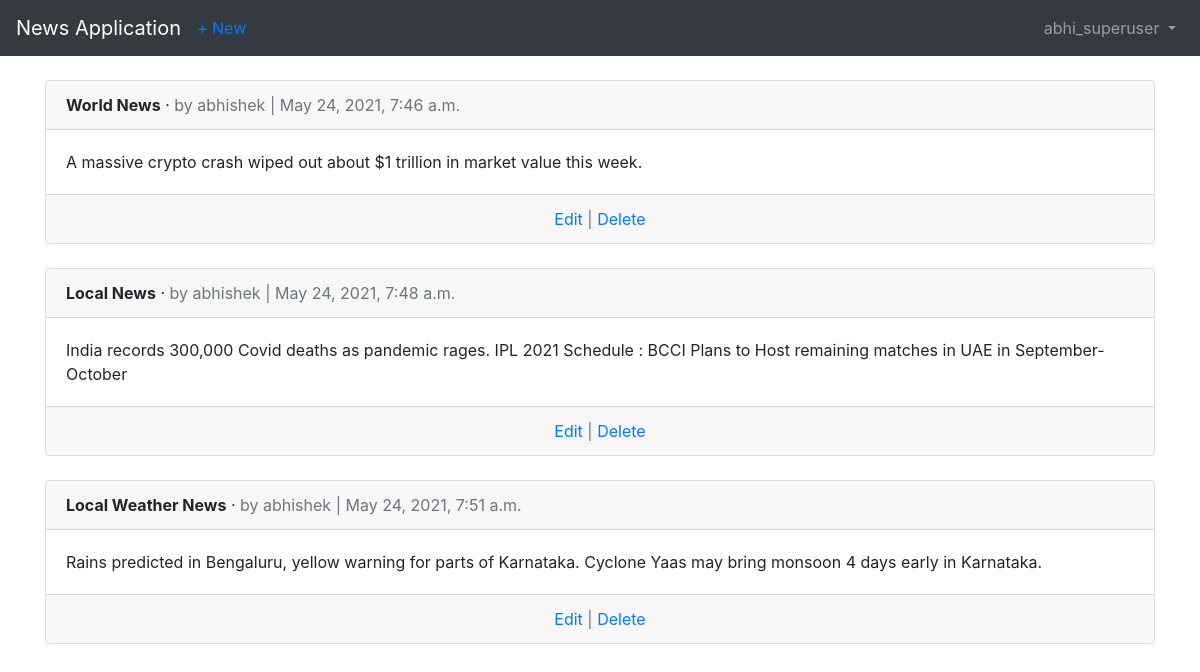
The page /articles/ (signed in) on the database its author committed.
### users/models.py (models this page shows)
class CustomUser(AbstractUser):
	age = models.PositiveIntegerField(null=True, blank=True)

### articles/models.py (models this page shows, shortened)
class Article(models.Model):
	title = models.CharField(max_length=255)
	body = models.TextField()
	date = models.DateTimeField(auto_now_add=True)
	author = models.ForeignKey(get_user_model(), on_delete = models.CASCADE,)

### articles/views.py (the view)
# urls.py: path('', ArticleListView.as_view(), name='article_list'),
class ArticleListView(LoginRequiredMixin, ListView):
    model = Article
    template_name = 'articles/article_list.html'
    login_url = 'login'

### templates/articles/article_list.html (shortened to what this page needs)
{% extends 'users/base.html' %}
{% block content %}
<br>
  {% for article in object_list %}
    <div class="card">
      <div class="card-header">
        <span class="font-weight-bold">{{ article.title }}</span> &middot;
        <span class="text-muted">by {{ article.author }} | {{ article.date }}</span>
      </div>
      <div class="card-body">
        {{ article.body }}
      </div>
      <div class="card-footer text-center text-muted">
        <a href="{% url 'article_edit' article.pk %}">Edit</a> |
        <a href="{% url 'article_delete' article.pk %}">Delete</a>
      </div>
    </div>
    <br />
  {% endfor %}
{% endblock content %}

### templates/users/base.html (shortened to what this page needs)
<!DOCTYPE html>
<html>
<head>
  <link rel="stylesheet" href="https://stackpath.bootstrapcdn.com/bootstrap/4.5.0/css/bootstrap.min.css">
</head>
<body>
  <nav class="navbar navbar-expand-lg navbar-dark bg-dark">
    <a class="navbar-brand" href="{% url 'home' %}">News Application</a>
    {% if user.is_authenticated %}
      <ul class="navbar-nav mr-auto">
        <li class="nav-item"><a href="{% url 'article_new' %}">+ New</a></li>
      </ul>
    {% endif %}
    <div class="collapse navbar-collapse" id="navbarSupportedContent">
      {% if user.is_authenticated %}
        <ul class="navbar-nav ml-auto">
          <li class="nav-item">
            <a class="nav-link dropdown-toggle" href="#" id="navbarDropdown" role="button" data-toggle="dropdown" aria-haspopup="true" aria-expanded="false">
              {{ user.username }}
            </a>
          </li>
        </ul>
      {% endif %}
    </div>
  </nav>
  <main>
    <div class="container">
      {% block content %}
      {% endblock content %}
    </div>
  </main>
</body>
</html>

### rows shown on the page
CustomUser: username "abhi_superuser"
Article: title "World News", author "abhishek", date "May 24, 2021, 7:46 a.m.", body "A massive crypto crash wiped out about $1 trillion in market value this week."
Article: title "Local News", author "abhishek", date "May 24, 2021, 7:48 a.m.", body "India records 300,000 Covid deaths as pandemic rages. IPL 2021 Schedule : BCCI Plans to Host remaining matches in UAE in September-October"
Article: title "Local Weather News", author "abhishek", date "May 24, 2021, 7:51 a.m.", body "Rains predicted in Bengaluru, yellow warning for parts of Karnataka. Cyclone Yaas may bring monsoon 4 days early in Karnataka."
